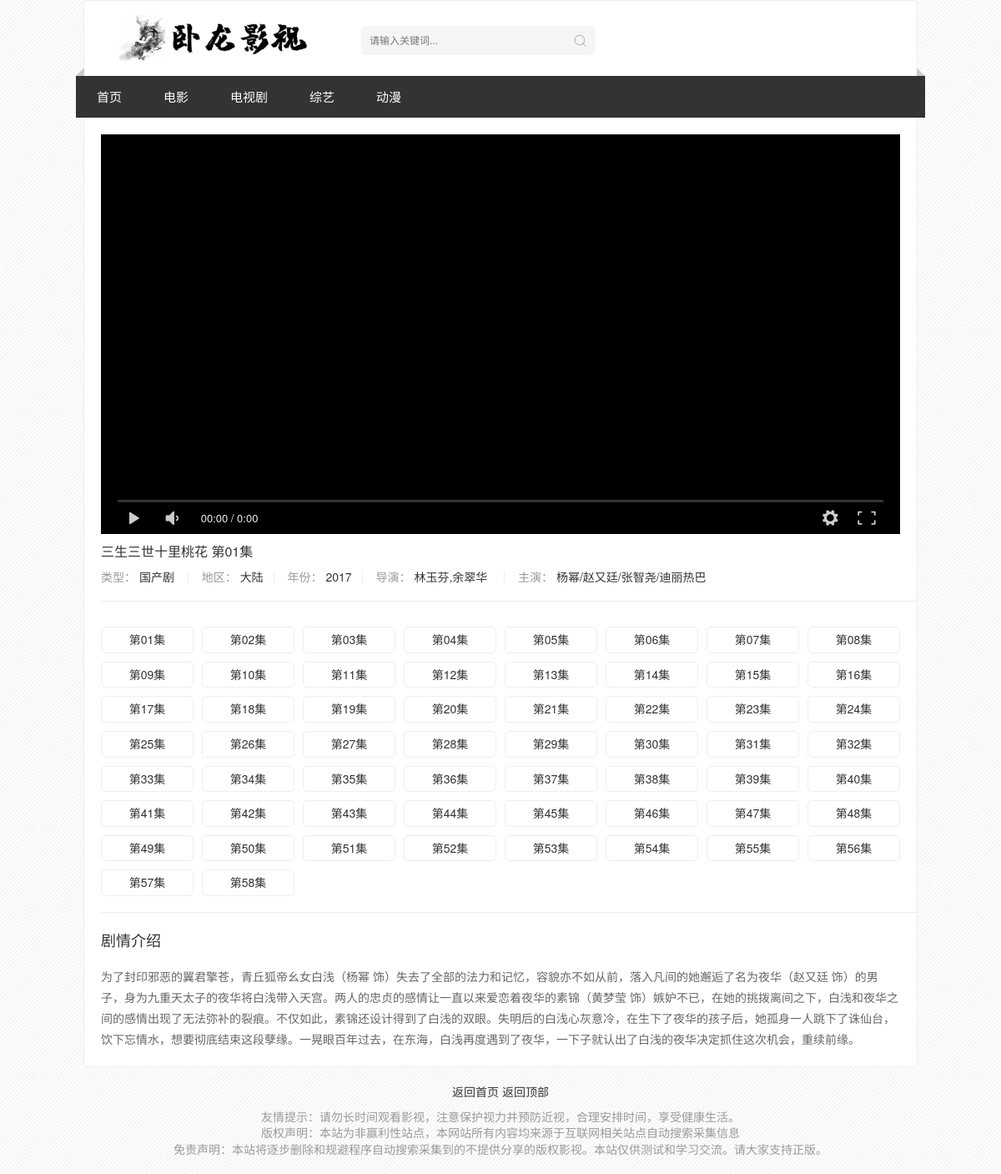
Page /video/play/13596/ on the committed database.
### video/models.py (models this page shows)
class VideoData(models.Model):
    vod_id = models.CharField(max_length=8, unique=True)  # 视频id
    vod_cid = models.CharField(max_length=4)  # 视频分类id
    vod_name = models.CharField(max_length=16)    # "警察日记"
    vod_alias = models.CharField(max_length=16)    # 别名
    vod_actor = models.CharField(max_length=32)  # "王景春,陈维涵,孙亮,侯岩松,袁利坚,白波"
    vod_director = models.CharField(max_length=32)  # "宁瀛"
    vod_content = models.TextField()  # "内蒙古鄂尔多斯市准格尔旗公安局长郝万忠英年早逝后，..."
    vod_pic = models.CharField(max_length=128)
    vod_area = models.CharField(max_length=16)  # "大陆"
    vod_language = models.CharField(max_length=16)  # "国语"
    vod_year = models.CharField(max_length=4)  # "2014"
    vod_addtime = models.CharField(max_length=32)  # "2020-02-04 10:17:47"
    vod_url = models.TextField()
    vod_length = models.IntegerField()
    vod_continu = models.CharField(max_length=32)  # "HD1280高清国语中字版"
    list_name = models.CharField(max_length=32)
    ctime = models.DateTimeField(auto_now=True)

### video/views.py (the view)
# urls.py: path('play/<str:vod_id>/', views.play),
def play(request, vod_id, index=1):  # 播放页面
    vod_data = load_vod_data(vod_id)
    if not vod_data:
        return render(request, 'video_nonepage.html', {'msg': "影片尚未收录,有需要请联系管理员"})
    video_list = [item.split('$') for item in eval(vod_data.vod_url)]
    return render(request, 'video_play.html', {
        'vod_data': vod_data,
        "video_list": video_list,
        "index": index,
        "video_url": video_list[index-1]
    })

### video/func/db_handler.py (called while the page is built)
def load_vod_data(vod_id):  # 从数据库获取数据
    result = models.VideoData.objects.filter(vod_id=vod_id).first()
    return result

### templates/video_play.html (shortened to what this page needs)
{% extends 'video_layout.html' %}
{% block main %}
<div class="stui-pannel clearfix pt-0">
    <div class="stui-player col-pd pb-0">
        <div>
            <div id='video_player'></div>
        </div>
        <div class="stui-player__detail detail">
            <h4 class="title">
                <a href="/video/play/{{vod_data.vod_id}}/{{ index }}/">{{vod_data.vod_name}}</a>&nbsp;{{ video_url.0 }}
            </h4>
            <p class="data">
                <span class="text-muted hidden-xs">类型：</span>
                <a href="javascript:void(0)">{{vod_data.list_name}}</a>
                <span class="text-muted hidden-xs">地区：</span>
                <a href="javascript:void(0)">{{vod_data.vod_area}}</a>
                <span class="text-muted hidden-xs">年份：</span>
                <a href="javascript:void(0)">{{vod_data.vod_year}}</a>
                <span class="text-muted hidden-xs">导演：</span>
                <a href="javascript:void(0)">{{vod_data.vod_director}}</a>&nbsp;
                <span class="text-muted hidden-xs">主演：</span>
                <a href="javascript:void(0)">{{vod_data.vod_actor}}</a>&nbsp;
            </p>
        </div>
    </div>
</div>
<div class="stui-pannel clearfix">
    <ul class="stui-content__playlist clearfix">
        {% for i in video_list %}
        <li>
            <a title="{{ i.0 }}" href="/video/play/{{vod_data.vod_id}}/{{ forloop.counter }}/">{{ i.0 }}</a>
        </li>
        {% endfor %}
    </ul>
</div>
<div class="stui-pannel clearfix" id="desc">
    <div class="stui-pannel__head clearfix">
        <h3 class="title">
            剧情介绍
        </h3>
    </div>
    <div class="col-pd clearfix">
        <div class="stui-content__desc">
            {{vod_data.vod_content}}
        </div>
    </div>
</div>
{% endblock %}

### static/stui_default.css (style rules this page uses)
html { height: 100%; }
body { margin: 0; background: url(./img/bg_icon.jpg); font-family:'Helvetica Neue', 'STHeiti', '微软雅黑', 'Microsoft YaHei', Helvetica,Arial,sans-serif; font-size:14px; line-height: 140%; color: #666; }
ul, ol, li,dt,dd { margin:0; padding:0; list-style:none; }
p { margin:0 0 10px; }
* { -webkit-box-sizing:border-box; -moz-box-sizing:border-box; box-sizing:border-box }
:after,:before { -webkit-box-sizing:border-box; -moz-box-sizing:border-box; box-sizing:border-box }
.container:before,.container:after,.row:before,.row:after,.clearfix:before, .clearfix:after { display: table; content: " "; clear: both; }
h3 { font-size:18px; line-height: 24px; }
h4 { font-size:16px; line-height: 22px; }
h1,h2,h3,h4,h5,h6 { font-weight: 400; margin-top:10px; margin-bottom:10px }
a,button { text-decoration:none; outline:none; -webkit-tap-highlight-color:rgba(0,0,0,0) }
a,h1, h2, h3, h4, h5, h6 { color: #333333; }
.col-pd { padding:10px }
.text-muted { color: #999999; }
.stui-pannel { position: relative; margin-bottom: 10px; padding: 10px; overflow: hidden; }
.stui-pannel:before { content: " "; position: absolute; left: 20px; bottom: 0; right: 0; width: 100%; height: 1px; border-bottom: 1px solid #eee; }
.stui-pannel:last-child { margin-bottom: 0; border-bottom: 0; }
.stui-pannel:last-child:before { display: none; }
.stui-pannel__head { padding: 0 10px; margin-bottom: 10px; line-height: 25px; }
.stui-pannel__head .title { margin: 0; }
.stui-content__desc { line-height: 25px; color: #666; }
.stui-content__playlist { position: relative; padding: 10px 0 0 10px; }
.stui-content__playlist li { float:left; width: 12.5%; padding-bottom: 10px; padding-right: 10px; }
.stui-content__playlist li a { display: block; position: relative; padding:5px 10px; text-align: center; border: 1px solid #eee; border-radius:5px; overflow:hidden; text-overflow:ellipsis; -o-text-overflow:ellipsis; white-space:nowrap; }
.pt-0 { padding-top: 0 !important; }
.pb-0 { padding-bottom: 0 !important; }

### rows in the picture
VideoData: vod_name "三生三世十里桃花", list_name "国产剧", vod_area "大陆", vod_year "2017", vod_director "林玉芬,余翠华", vod_actor "杨幂/赵又廷/张智尧/迪丽热巴", vod_content "为了封印邪恶的翼君擎苍，青丘狐帝幺女白浅（杨幂 饰）失去了全部的法力和记忆，容貌亦不如从前，落入凡间的她邂逅了名为夜华（赵又廷 饰）的男子，身为九重天太子的夜华将白浅带入天宫。两人的忠贞的感情让一直以来爱恋着夜华的素锦（黄梦莹 饰）嫉妒不已，在她的挑拨离间之下，白浅和夜华之间的感情出现了无法弥补的裂痕。不仅如此，素锦还设计得到了白浅的双眼。失明后的白浅心灰意冷，在生下了夜华的孩子后，她孤身一人跳下了诛仙台，饮下忘情水，想要彻底结束这段孽缘。一晃眼百年过去，在东海，白浅再度遇到了夜华，一下子就认出了白浅的夜华决定抓住这次机会，重续前缘。"

### other values in the picture
{{ video_url.0 }} "第01集"
{{ i.0 }} "第01集" "第02集" "第03集" "第04集" "第05集" "第06集" "第07集" "第08集" "第09集" "第10集" "第11集" "第12集" "第13集" "第14集" "第15集" "第16集" "第17集" "第18集" "第19集" "第20集" "第21集" "第22集" "第23集" "第24集" "第25集" "第26集" "第27集" "第28集" "第29集" "第30集" "第31集" "第32集" "第33集" "第34集" "第35集" "第36集" "第37集" "第38集" "第39集" "第40集" "第41集" "第42集" "第43集" "第44集" "第45集" "第46集" "第47集" "第48集" "第49集" "第50集" "第51集" "第52集" "第53集" "第54集" "第55集" "第56集" "第57集" "第58集"
